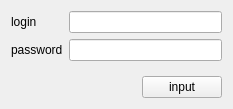
<?xml version="1.0" encoding="UTF-8"?>
<ui version="4.0">
 <class>QtWidgetsApplication</class>
 <widget class="QWidget" name="QtWidgetsApplication">
  <property name="geometry">
   <rect>
    <x>0</x>
    <y>0</y>
    <width>233</width>
    <height>109</height>
   </rect>
  </property>
  <property name="windowTitle">
   <string>Form</string>
  </property>
  <layout class="QVBoxLayout" name="verticalLayout">
   <item>
    <layout class="QFormLayout" name="formLayout">
     <item row="0" column="0">
      <widget class="QLabel" name="Label">
       <property name="text">
        <string>login</string>
       </property>
      </widget>
     </item>
     <item row="0" column="1">
      <widget class="QLineEdit" name="login"/>
     </item>
     <item row="1" column="0">
      <widget class="QLabel" name="label_2">
       <property name="text">
        <string>password</string>
       </property>
      </widget>
     </item>
     <item row="1" column="1">
      <widget class="QLineEdit" name="password"/>
     </item>
    </layout>
   </item>
   <item>
    <layout class="QHBoxLayout" name="horizontalLayout">
     <item>
      <spacer name="horizontalSpacer">
       <property name="orientation">
        <enum>Qt::Horizontal</enum>
       </property>
       <property name="sizeHint" stdset="0">
        <size>
         <width>40</width>
         <height>20</height>
        </size>
       </property>
      </spacer>
     </item>
     <item>
      <widget class="QPushButton" name="input">
       <property name="text">
        <string>input</string>
       </property>
      </widget>
     </item>
    </layout>
   </item>
  </layout>
 </widget>
 <resources/>
 <connections/>
</ui>
